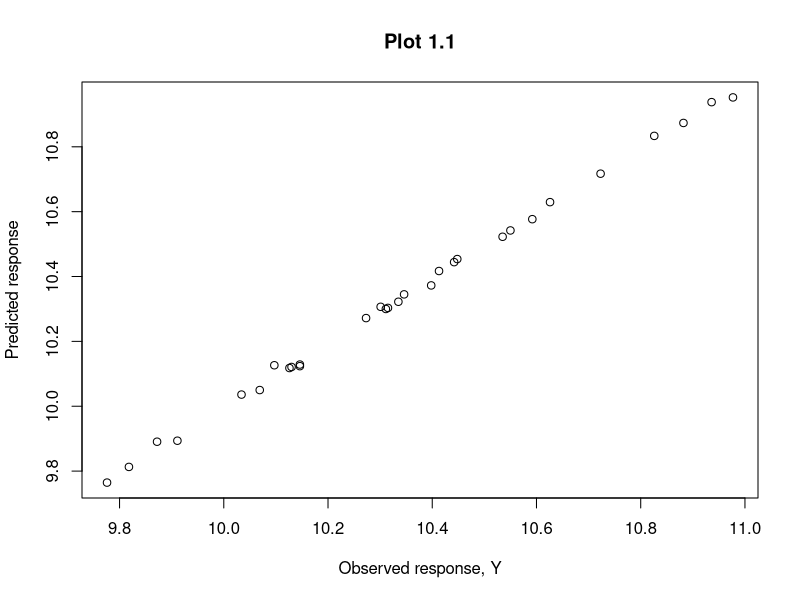
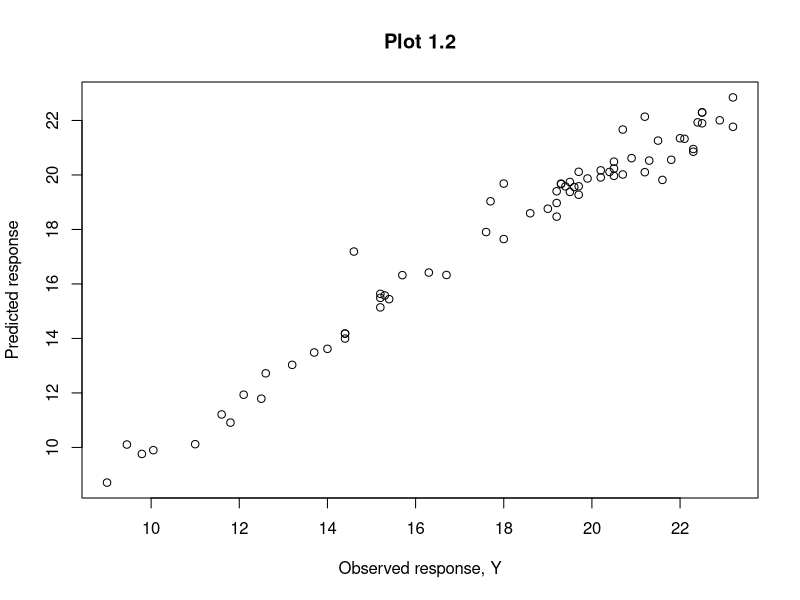
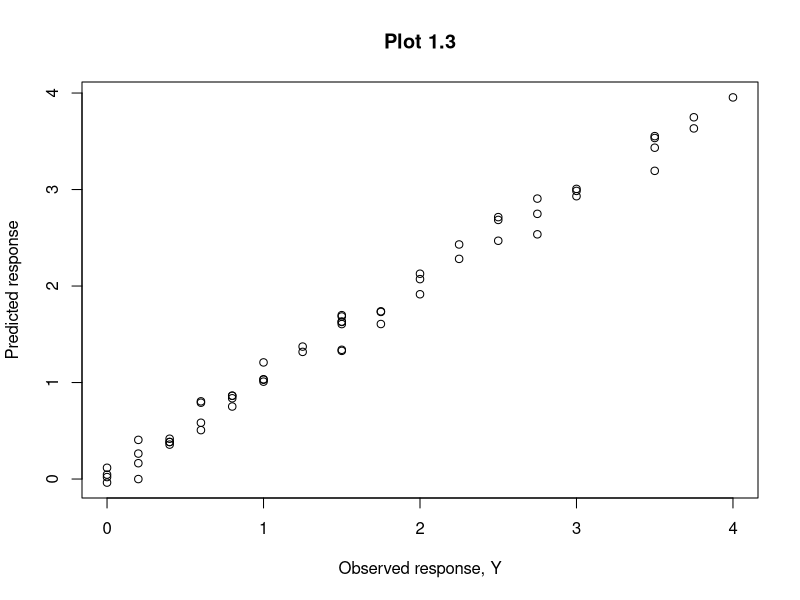

Write R code to recreate these figures, in order.
rm(list=ls())
library(pls)
library(glmnet)
library(MASS)

# Load in moisture in corn data
ycal <- read.table("data/chapter1/Parameters in corn/y1cal.txt", quote="\"", comment.char="")
ytest <- read.table("data/chapter1/Parameters in corn/y1test.txt", quote="\"", comment.char="")
Xcal <-  read.table("data/chapter1/Parameters in corn/Xcal.txt", quote="\"", comment.char="")
Xtest <- read.table("data/chapter1/Parameters in corn/Xtest.txt", quote="\"", comment.char="")
x=t(Xcal)
xx=t(Xtest)
y=ycal$V1

# Cross validate for moisture in corn data in the training data
pls_fit = plsr(y~x, scale = FALSE, validation = "CV", segment.type="consecutive")

# Find best number of components to use acording to CV
best_ncomp <- which.min(pls_fit$validation$adj)

cat("Found best number of components to be ", best_ncomp, "\n")
print(pls_fit$validation$adj)
cat("\n")

# Train model on best ncomps
gas <- plsr(y~x, ncomp=best_ncomp)


# Predicting in the test data
new=data.frame(x=xx)
new=t(data.frame(x=Xtest))
# Predict using best model
p=predict(gas,newdata=new)[,,best_ncomp]
pred_pls=p

ytest=ytest$V1

# Plot predicted vs observed responses regarding moisture in corn for PLS (part of Plot 1.1)
plot(ytest,pred_pls,xlab="Observed response, Y",ylab="Predicted response", main="Plot 1.1")



# Load in protein in meat data
ycal <- read.table("data/chapter1/Parameters in meat/y3cal.txt", quote="\"", comment.char="")
ytest <- read.table("data/chapter1/Parameters in meat/y3test.txt", quote="\"", comment.char="")
Xcal <-  read.table("data/chapter1/Parameters in meat/Xcal.txt", quote="\"", comment.char="")
Xtest <- read.table("data/chapter1/Parameters in meat/Xtest.txt", quote="\"", comment.char="")
x=t(Xcal)
xx=t(Xtest)
y=ycal$V1

# Cross validate for protein in meat data
pls_fit = plsr(y~x, scale = FALSE, validation = "CV", segment.type="consecutive")

# Find best number of components to use according to CV
best_ncomp <- which.min(pls_fit$validation$adj)

cat("Found best number of components to be ", best_ncomp, "\n")
print(pls_fit$validation$adj)
cat("\n")

# Train model on best ncomps
gas <- plsr(y~x, ncomp=best_ncomp)

new=data.frame(x=xx)
new=t(data.frame(x=Xtest))

# Predict using best model
p=predict(gas,newdata=new)[,,best_ncomp]
pred_pls=p

ytest=ytest$V1

# Plot predicted vs observed responses regarding protein in meat for PLS (part of Plot 1.2)
plot(ytest,pred_pls,xlab="Observed response, Y",ylab="Predicted response", main="Plot 1.2")





# Load in tetracycline data
ycal <- read.table("data/chapter1/Tetracycline in serum/ycal.txt", quote="\"", comment.char="")
ytest <- read.table("data/chapter1/Tetracycline in serum/ytest.txt", quote="\"", comment.char="")
Xcal <-  read.table("data/chapter1/Tetracycline in serum/Xcal.txt", quote="\"", comment.char="")
Xtest <- read.table("data/chapter1/Tetracycline in serum/Xtest.txt", quote="\"", comment.char="")
x=t(Xcal)
xx=t(Xtest)
y=ycal$V1

# Cross validate for tetracycline in serum data
pls_fit = plsr(y~x, scale = FALSE, validation = "CV", segment.type="consecutive")

# Find best number of components to use according to CV
best_ncomp <- which.min(pls_fit$validation$adj)

cat("Found best number of components to be ", best_ncomp, "\n")
print(pls_fit$validation$adj)
cat("\n")

# Train model on best ncomps
gas <- plsr(y~x, ncomp=best_ncomp)

new=data.frame(x=xx)
new=t(data.frame(x=Xtest))

# Predict using best model
p=predict(gas,newdata=new)[,,best_ncomp]
pred_pls=p

ytest=ytest$V1

# Plot predicted vs observed responses regarding tetracycline in serum for PLS (part of Plot 1.3)
plot(ytest,pred_pls,xlab="Observed response, Y",ylab="Predicted response", main="Plot 1.3")
